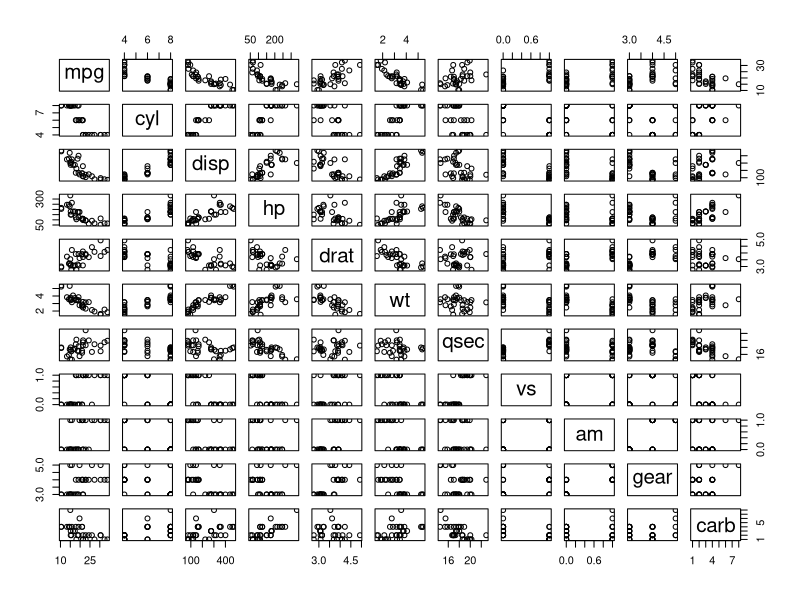
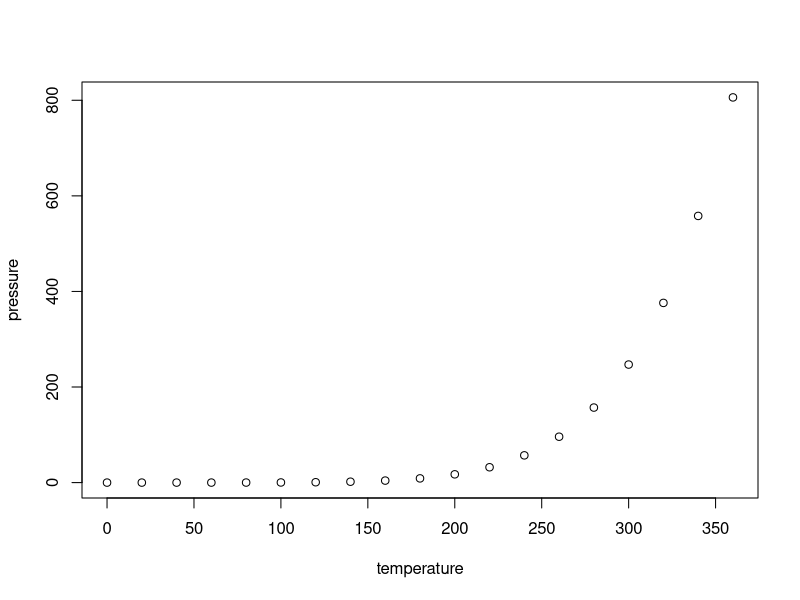
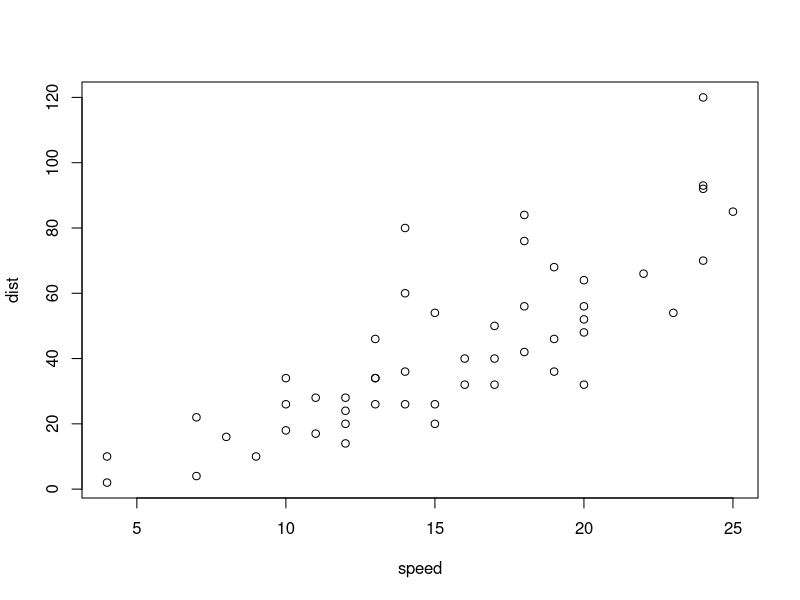
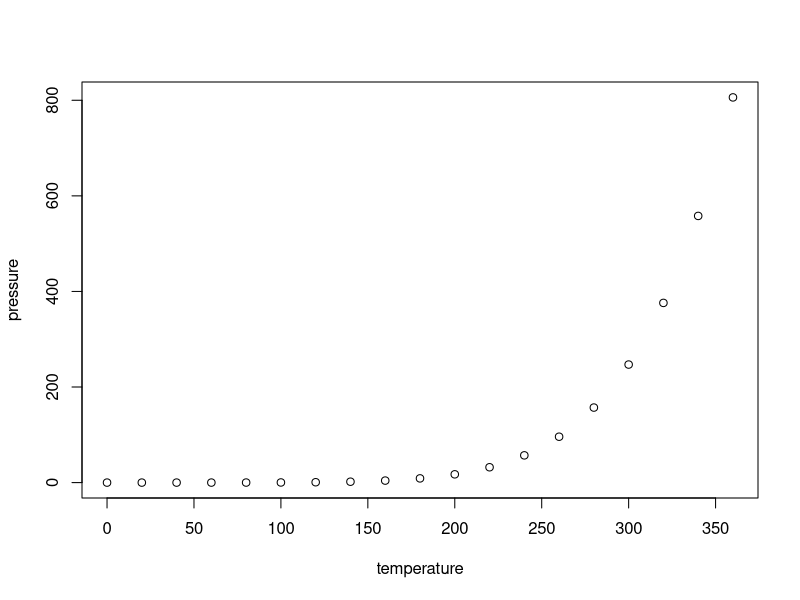
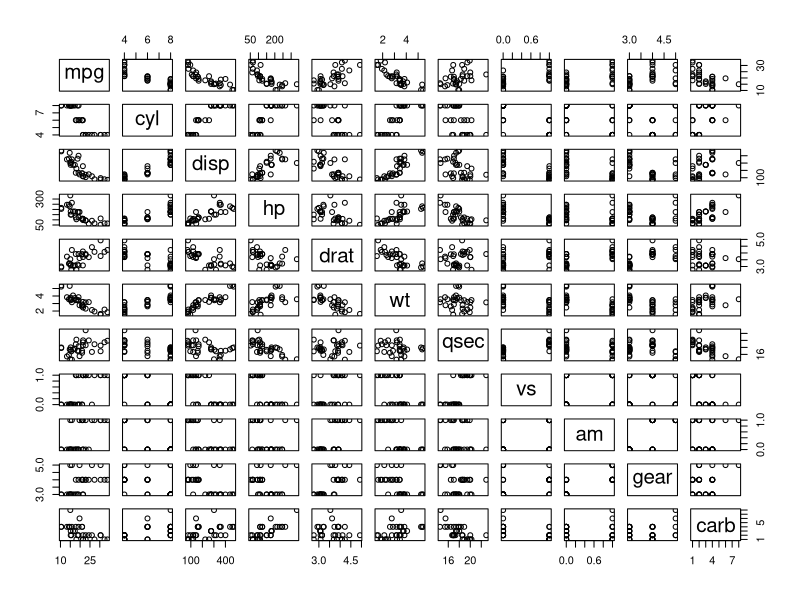
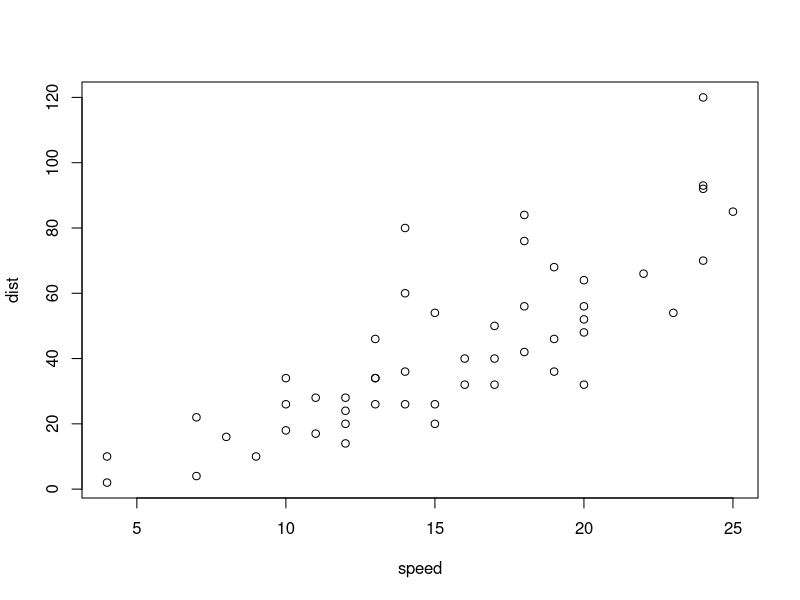

Source code (R) for these figures, in order:
## ----eval=FALSE,echo=TRUE-----------------------------------------------------
#  r2resize::add.resizer(
#    theme.color = "brown",
#    position = "top",
#    font.size = "green",
#    font.color = "blue",
#    tables = TRUE,
#    images = TRUE,
#    line.width = 150
#    )

## ----pressure1, echo=FALSE----------------------------------------------------

plot(mtcars)



## ----pressure2, echo=FALSE----------------------------------------------------

plot(pressure)

plot(cars)


## ----pressure3, echo=FALSE----------------------------------------------------

plot(pressure)

plot(mtcars)

plot(cars)


